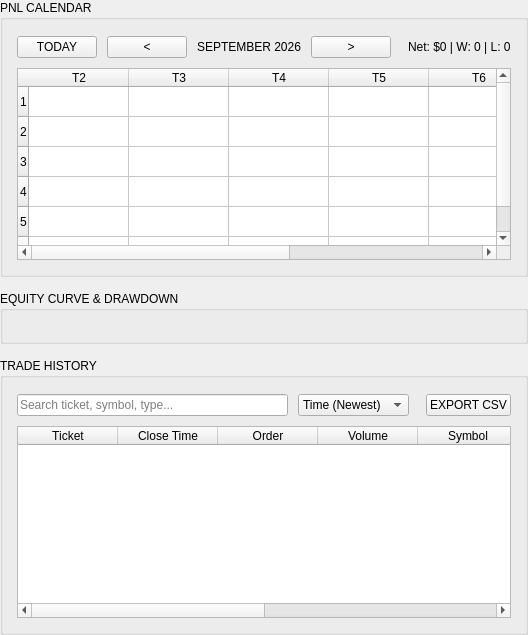
    <widget class="QWidget" name="scrollStatsContent">
     <layout class="QVBoxLayout" name="verticalLayout_statsMain">
      <property name="spacing"><number>14</number></property>
      <property name="leftMargin"><number>0</number></property>
      <property name="topMargin"><number>0</number></property>
      <property name="rightMargin"><number>0</number></property>
      <property name="bottomMargin"><number>0</number></property>

      
      <item>
       <widget class="QGroupBox" name="framePnlCalendar">
        <property name="title"><string>PNL CALENDAR</string></property>
        <layout class="QVBoxLayout" name="verticalLayout_calendar">
         <property name="spacing"><number>10</number></property>
         <property name="leftMargin"><number>14</number></property>
         <property name="topMargin"><number>16</number></property>
         <property name="rightMargin"><number>14</number></property>
         <property name="bottomMargin"><number>14</number></property>

         <item>
          <layout class="QHBoxLayout" name="horizontalLayout_calControls">
           <item><widget class="QPushButton" name="btnCalToday"><property name="text"><string>TODAY</string></property></widget></item>
           <item><widget class="QPushButton" name="btnCalPrev"><property name="text"><string>&lt;</string></property><property name="maximumWidth"><number>32</number></property></widget></item>
           <item><widget class="QLabel" name="lblCalMonth"><property name="text"><string>SEPTEMBER 2026</string></property><property name="class"><string>status_pill_text</string></property></widget></item>
           <item><widget class="QPushButton" name="btnCalNext"><property name="text"><string>&gt;</string></property><property name="maximumWidth"><number>32</number></property></widget></item>
           <item><spacer><property name="orientation"><enum>Qt::Horizontal</enum></property></spacer></item>
           <item><widget class="QLabel" name="lblCalMonthlyStats"><property name="text"><string>Net: $0 | W: 0 | L: 0</string></property><property name="class"><string>status_pill_val</string></property></widget></item>
          </layout>
         </item>

         <item>
          <widget class="QTableWidget" name="tableCalendar">
           <property name="minimumHeight"><number>270</number></property>
           <property name="rowCount"><number>6</number></property>
           <property name="columnCount"><number>7</number></property>
           <column><property name="text"><string>T2</string></property></column>
           <column><property name="text"><string>T3</string></property></column>
           <column><property name="text"><string>T4</string></property></column>
           <column><property name="text"><string>T5</string></property></column>
           <column><property name="text"><string>T6</string></property></column>
           <column><property name="text"><string>T7</string></property></column>
           <column><property name="text"><string>CN</string></property></column>
          </widget>
         </item>
        </layout>
       <property name="minimumHeight"><number>370</number></property></widget>
      </item>

      
      <item>
       <widget class="QGroupBox" name="frameEquityChart">
        <property name="title"><string>EQUITY CURVE &amp;&amp; DRAWDOWN</string></property>
        <layout class="QVBoxLayout" name="verticalLayout_equityChart">
         <property name="spacing"><number>8</number></property>
         <property name="leftMargin"><number>14</number></property>
         <property name="topMargin"><number>16</number></property>
         <property name="rightMargin"><number>14</number></property>
         <property name="bottomMargin"><number>14</number></property>

         <item>
          <widget class="QFrame" name="chartEquity">
           <property name="minimumHeight"><number>240</number></property>
           <property name="frameShape"><enum>QFrame::NoFrame</enum></property>
          </widget>
         </item>
        </layout>
       <property name="minimumHeight"><number>240</number></property></widget>
      </item>

      
      <item>
       <widget class="QGroupBox" name="frameClosedTrades">
        <property name="title"><string>TRADE HISTORY</string></property>
        <layout class="QVBoxLayout" name="verticalLayout_history">
         <property name="spacing"><number>10</number></property>
         <property name="leftMargin"><number>14</number></property>
         <property name="topMargin"><number>16</number></property>
         <property name="rightMargin"><number>14</number></property>
         <property name="bottomMargin"><number>14</number></property>

         <item>
          <layout class="QHBoxLayout" name="horizontalLayout_histControls">
           <item><widget class="QLineEdit" name="searchStats"><property name="placeholderText"><string>Search ticket, symbol, type...</string></property></widget></item>
           <item>
            <widget class="QComboBox" name="comboLogFilter">
             <item><property name="text"><string>Time (Newest)</string></property></item>
             <item><property name="text"><string>Profit (Highest)</string></property></item>
            </widget>
           </item>
           <item><spacer><property name="orientation"><enum>Qt::Horizontal</enum></property></spacer></item>
           <item><widget class="QPushButton" name="btnExportTrades"><property name="text"><string>EXPORT CSV</string></property></widget></item>
          </layout>
         </item>

         <item>
          <widget class="QTableWidget" name="tableHistory">
           <property name="minimumHeight"><number>210</number></property>
           <property name="alternatingRowColors"><bool>true</bool></property>
           <property name="columnCount"><number>8</number></property>
           <column><property name="text"><string>Ticket</string></property></column>
           <column><property name="text"><string>Close Time</string></property></column>
           <column><property name="text"><string>Order</string></property></column>
           <column><property name="text"><string>Volume</string></property></column>
           <column><property name="text"><string>Symbol</string></property></column>
           <column><property name="text"><string>PnL ($)</string></property></column>
           <column><property name="text"><string>Pips</string></property></column>
           <column><property name="text"><string>Duration</string></property></column>
          </widget>
         </item>
        </layout>
       <property name="minimumHeight"><number>250</number></property></widget>
      </item>

     </layout>
    </widget>
